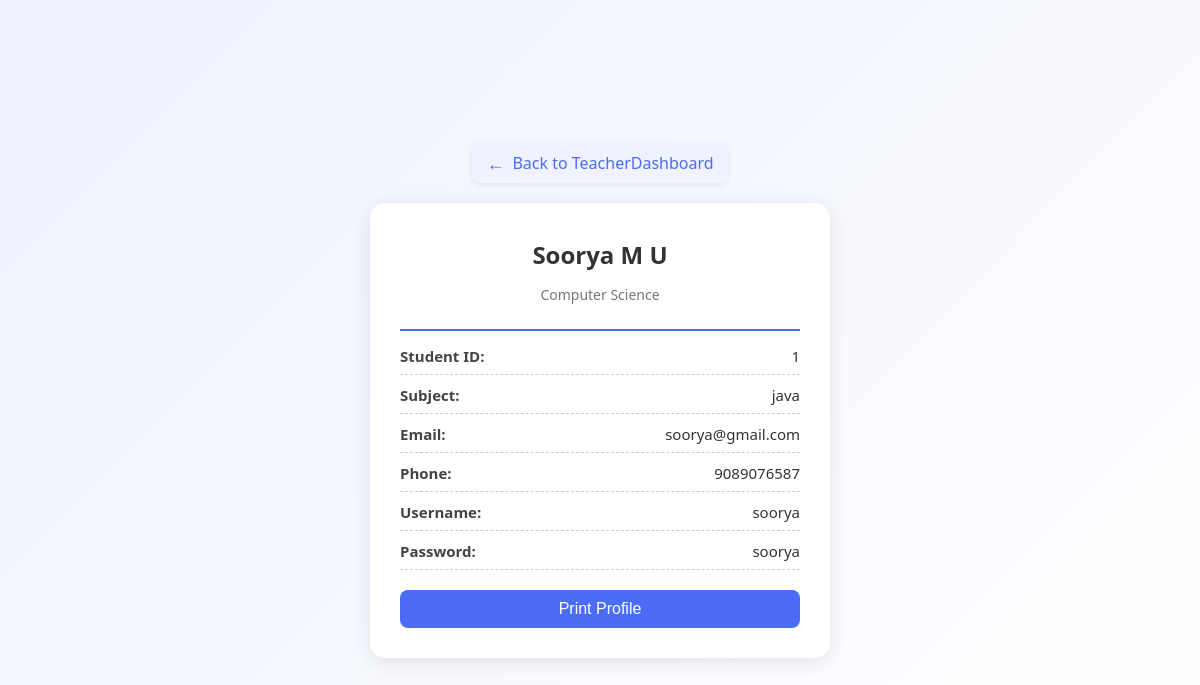
Screenshot of /teacher_profile/ (signed in) with the database file from the repository.
### lmsapp/models.py (models this page shows, shortened)
class teacher(models.Model):
    name = models.CharField(max_length=50)
    subject = models.CharField(max_length=50)
    department = models.CharField(max_length=50)
    email = models.CharField(max_length=50)
    phone= models.IntegerField()
    username = models.CharField(max_length=50)
    password = models.CharField(max_length=50)
    is_approved = models.BooleanField(default=False)

### lmsapp/views.py (the view)
# urls.py: path('teacher_profile/',views.teacher_profile,name='teacher_profile'),
def teacher_profile(request):
    teacher_id = request.session.get('id')
    cr = teacher.objects.get(id=teacher_id)
    return render(request, 'teacher_profile.html', {'cr': cr})

### templates/teacher_profile.html (shortened to what this page needs)
<!DOCTYPE html>
<html lang="en">
<head>
</head>
<body>
    <a href="{% url 'teacherdashboard' %}" class="back-link">
        <span>←</span> Back to TeacherDashboard
    </a>
    <div class="profile-container">
        <div class="profile-header">
            <h2>{{ cr.name }}</h2>
            <p>{{ cr.department }}</p>
        </div>
        <div class="details">
            <div><span class="label">Student ID:</span><span>{{ cr.id }}</span></div>
            <div><span class="label">Subject:</span><span>{{ cr.subject }}</span></div>
            <div><span class="label">Email:</span><span>{{ cr.email }}</span></div>
            <div><span class="label">Phone:</span><span>{{ cr.phone }}</span></div>
            <div><span class="label">Username:</span><span>{{ cr.username }}</span></div>
            <div><span class="label">Password:</span><span>{{ cr.password }}</span></div>
        </div>
        <button class="print-btn" onclick="window.print()">Print Profile</button>
    </div>
</body>
</html>

### templates/teacher_profile.html (style rules this page uses)
body { font-family: 'Segoe UI', Tahoma, Geneva, Verdana, sans-serif; margin: 0; padding: 0; display: flex; flex-direction: column; justify-content: center; align-items: center; min-height: 100vh; background: linear-gradient(135deg, #eef2ff, #ffffff); }
.back-link { display: inline-flex; align-items: center; gap: 8px; text-decoration: none; background: #f0f3ff; color: #4a6cf7; padding: 8px 14px; border-radius: 8px; font-weight: 500; margin-bottom: 20px; box-shadow: 0 2px 6px rgba(0,0,0,0.08); transition: all 0.3s ease; }
.back-link span { font-size: 18px; }
.profile-container { background: #fff; width: 400px; padding: 30px; border-radius: 15px; box-shadow: 0 4px 20px rgba(0,0,0,0.1); }
.profile-header { text-align: center; margin-bottom: 25px; }
.profile-header h2 { margin: 5px 0; color: #333; }
.profile-header p { color: #777; font-size: 14px; }
.details { border-top: 2px solid #4a6cf7; padding-top: 15px; }
.details div { display: flex; justify-content: space-between; margin-bottom: 10px; padding-bottom: 8px; border-bottom: 1px dashed #ccc; }
.details span { font-size: 15px; color: #333; }
.details span.label { font-weight: bold; color: #444; }
.print-btn { display: block; width: 100%; background: #4a6cf7; color: white; border: none; padding: 10px 0; margin-top: 20px; border-radius: 8px; font-size: 16px; cursor: pointer; transition: background 0.3s; }

### rows the page displays
teacher: name "Soorya M U", department "Computer Science", id "1", subject "java", email "soorya@gmail.com", phone "9089076587", username "soorya", password "soorya"
